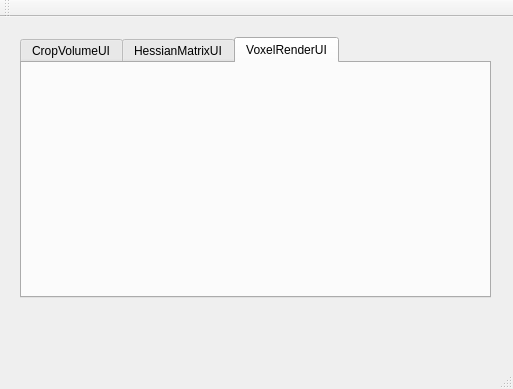
<?xml version="1.0" encoding="UTF-8"?>
<ui version="4.0">
 <class>MainWindow</class>
 <widget class="QMainWindow" name="MainWindow">
  <property name="geometry">
   <rect>
    <x>0</x>
    <y>0</y>
    <width>513</width>
    <height>389</height>
   </rect>
  </property>
  <property name="windowTitle">
   <string>CronaryArterySegmentation</string>
  </property>
  <widget class="QWidget" name="UIForSegmentation">
   <widget class="QTabWidget" name="SegmentationProcessUI">
    <property name="geometry">
     <rect>
      <x>20</x>
      <y>20</y>
      <width>471</width>
      <height>261</height>
     </rect>
    </property>
    <property name="currentIndex">
     <number>2</number>
    </property>
    <widget class="QWidget" name="CropVolumeUI">
     <attribute name="title">
      <string>CropVolumeUI</string>
     </attribute>
    </widget>
    <widget class="QWidget" name="HessianMatrixUI">
     <attribute name="title">
      <string>HessianMatrixUI</string>
     </attribute>
    </widget>
    <widget class="QWidget" name="VoxelRenderUI">
     <attribute name="title">
      <string>VoxelRenderUI</string>
     </attribute>
    </widget>
   </widget>
  </widget>
  <widget class="QMenuBar" name="menuBar">
   <property name="geometry">
    <rect>
     <x>0</x>
     <y>0</y>
     <width>513</width>
     <height>21</height>
    </rect>
   </property>
  </widget>
  <widget class="QToolBar" name="mainToolBar">
   <attribute name="toolBarArea">
    <enum>TopToolBarArea</enum>
   </attribute>
   <attribute name="toolBarBreak">
    <bool>false</bool>
   </attribute>
  </widget>
  <widget class="QStatusBar" name="statusBar"/>
 </widget>
 <layoutdefault spacing="6" margin="11"/>
 <resources/>
 <connections/>
</ui>
